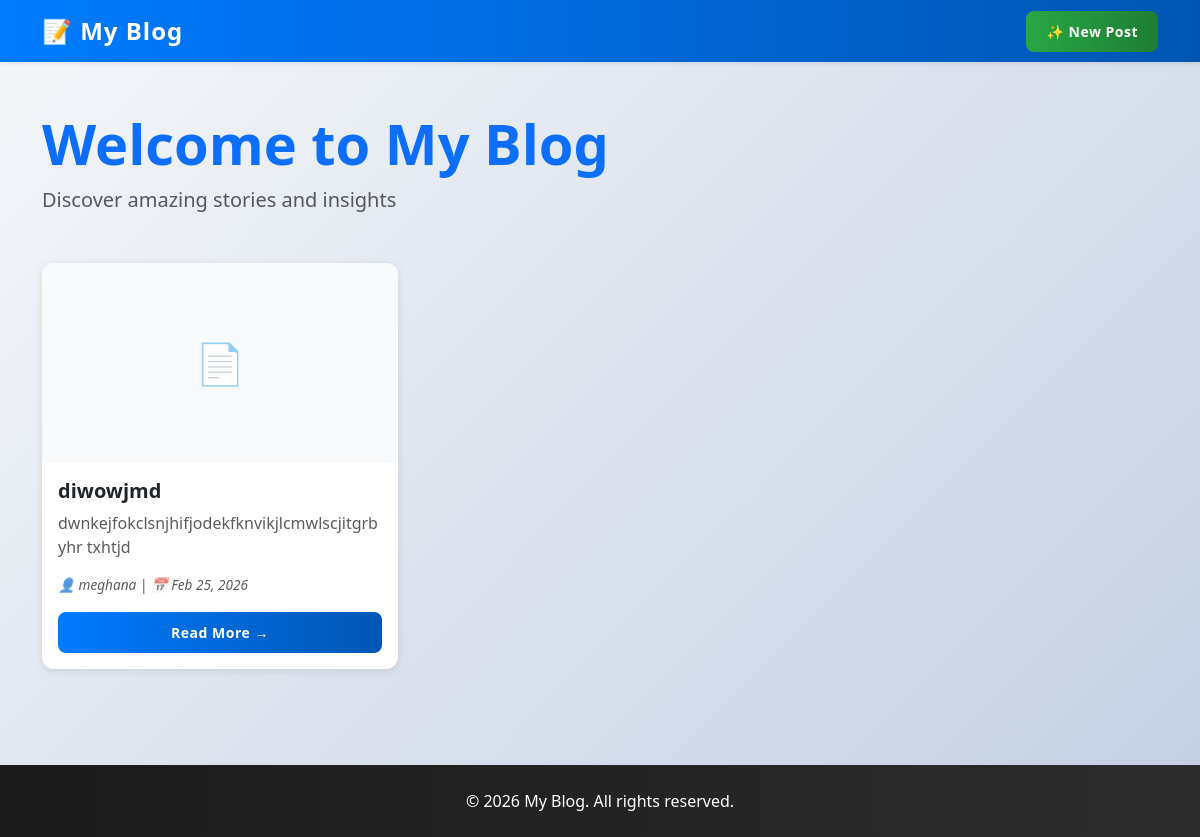
The app's page /, older data.
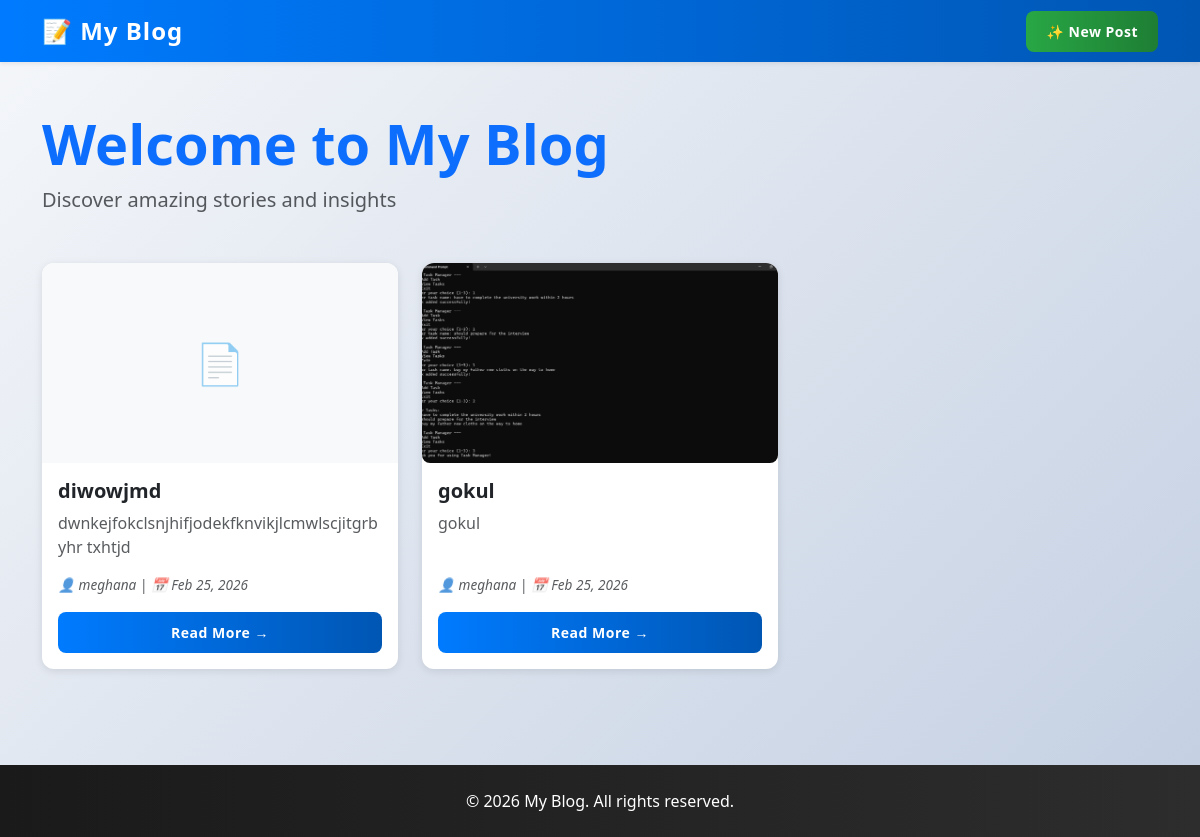
The same page, newer data.
### blog/models.py (models this page shows, shortened)
class Post(models.Model):
    author = models.ForeignKey(settings.AUTH_USER_MODEL, on_delete=models.CASCADE)
    title = models.CharField(max_length=200)
    text = models.TextField()
    image = models.ImageField(upload_to='blog_images/', blank=True, null=True)
    created_date = models.DateTimeField(default=timezone.now)
    published_date = models.DateTimeField(blank=True, null=True)

### blog/views.py (the view)
# urls.py: path('', views.post_list, name='post_list'),
def post_list(request):
    posts = Post.objects.all()
    return render(request, 'blog/post_list.html', {'posts': posts})

### blog/templates/blog/post_list.html (shortened to what this page needs)
{% extends 'blog/base.html' %}
{% block content %}
<div class="mb-5">
    <h1 class="display-4 fw-bold text-primary">Welcome to My Blog</h1>
    <p class="lead text-muted">Discover amazing stories and insights</p>
</div>
{% if posts %}
    <div class="row g-4">
        {% for post in posts %}
            <div class="col-md-6 col-lg-4">
                <div class="card blog-card h-100 shadow-sm border-0 hover-shadow" style="transition: all 0.3s ease;">
                    {% if post.image %}
                        <img src="{{ post.image.url }}" alt="{{ post.title }}" class="card-img-top" style="height: 200px; object-fit: cover;">
                    {% else %}
                        <div class="card-img-top bg-light d-flex align-items-center justify-content-center" style="height: 200px;">
                            <span class="text-muted fs-1">📄</span>
                        </div>
                    {% endif %}
                    <div class="card-body d-flex flex-column">
                        <h5 class="card-title fw-bold">{{ post.title }}</h5>
                        <p class="card-text text-muted flex-grow-1">
                            {{ post.text|truncatewords:20 }}
                        </p>
                        <div class="post-meta small text-muted mb-3">
                            <span>👤 {{ post.author.username }}</span> |
                            <span>📅 {{ post.created_date|date:"M d, Y" }}</span>
                        </div>
                        <a href="{% url 'post_detail' pk=post.pk %}" class="btn btn-primary btn-sm">
                            Read More →
                        </a>
                    </div>
                </div>
            </div>
        {% endfor %}
    </div>
{% else %}
    <div class="alert alert-info text-center py-5" role="alert">
        <h4 class="alert-heading">No posts yet!</h4>
        <p>Be the first to <a href="{% url 'post_new' %}" class="alert-link">create a post</a></p>
    </div>
{% endif %}
{% endblock %}

### blog/templates/blog/base.html (shortened to what this page needs)
{% load static %}
<!DOCTYPE html>
<html>
<head>
    <link href="https://cdn.jsdelivr.net/npm/bootstrap@5.3.0/dist/css/bootstrap.min.css" rel="stylesheet">
    <link rel="stylesheet" href="{% static 'blog/style.css' %}">
</head>
<body>
    <nav class="navbar navbar-expand-lg navbar-dark bg-primary shadow-sm">
        <div class="container">
            <a class="navbar-brand fw-bold" href="/">📝 My Blog</a>
            <div class="collapse navbar-collapse" id="navbarNav">
                <div class="ms-auto">
                    <a href="{% url 'post_new' %}" class="btn btn-success btn-sm">✨ New Post</a>
                </div>
            </div>
        </div>
    </nav>
    <main class="py-5">
        <div class="container">
            {% block content %}
            {% endblock %}
        </div>
    </main>
    <footer class="bg-dark text-white text-center py-4 mt-5">
        <p class="mb-0">&copy; 2026 My Blog. All rights reserved.</p>
    </footer>
</body>
</html>

### blog/static/blog/Style.css (style rules this page uses)
:root { --primary-color: #007bff; --secondary-color: #6c757d; --success-color: #28a745; --danger-color: #dc3545; --light-bg: #f8f9fa; --shadow: 0 2px 8px rgba(0, 0, 0, 0.1); --shadow-lg: 0 10px 30px rgba(0, 0, 0, 0.15); }
body { font-family: 'Segoe UI', Tahoma, Geneva, Verdana, sans-serif; background: linear-gradient(135deg, #f5f7fa 0%, #c3cfe2 100%); min-height: 100vh; margin: 0; }
.navbar { background: linear-gradient(90deg, #007bff 0%, #0056b3 100%) !important; box-shadow: var(--shadow-lg); }
.navbar-brand { font-size: 1.5rem; letter-spacing: 1px; }
.blog-card { border-radius: 12px; overflow: hidden; transition: all 0.4s cubic-bezier(0.25, 0.46, 0.45, 0.94); background: white; }
.blog-card img { transition: transform 0.3s ease; }
.card { border-radius: 12px; border: none; background: white; }
.btn { border-radius: 8px; padding: 10px 20px; font-weight: 600; letter-spacing: 0.5px; transition: all 0.3s ease; }
.btn-primary { background: linear-gradient(90deg, #007bff 0%, #0056b3 100%); border: none; }
.btn-success { background: linear-gradient(90deg, #28a745 0%, #1e7e34 100%); border: none; }
.post-meta { font-size: 0.85rem; font-style: italic; }
footer { background: linear-gradient(90deg, #1a1a1a 0%, #2d2d2d 100%) !important; margin-top: auto; }
.hover-shadow { box-shadow: 0 2px 8px rgba(0, 0, 0, 0.1) !important; }
img { max-width: 100%; height: auto; border-radius: 8px; }
.card-text { display: -webkit-box; -webkit-line-clamp: 2; -webkit-box-orient: vertical; overflow: hidden; }

### blog/templates/blog/post_list.html (style rules this page uses)
.blog-card { cursor: pointer; }

Row changes from the older to the newer data that the page shows:
added Post: image (picture), title "gokul", text "gokul", author.username "meghana", created_date "Feb 25, 2026"
